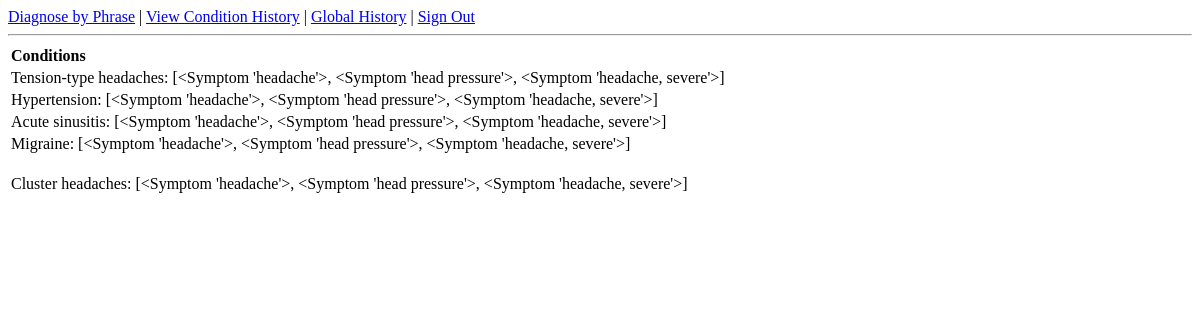
The page /globalhistory (signed in) on the database as committed earlier.
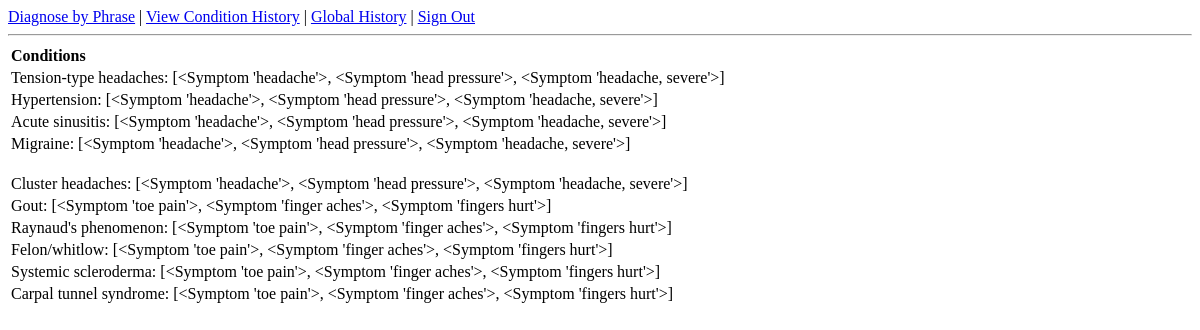
The same page on the database as committed later.
### app/models.py (models this page shows, shortened)
class Condition(db.Model):
    __tablename__ = 'conditions'
    id = db.Column(db.String(30), primary_key=True)
    name = db.Column(db.String(360))
    symptoms = db.relationship('Symptom',
                                 secondary=globalhistory,
                                 backref=db.backref('conditions', lazy='dynamic'),
                                 lazy='dynamic')
    def get_symptoms(self):
        return self.symptoms.all()

class Symptom(db.Model):
    __tablename__ = 'symptoms'
    id = db.Column(db.String(30), primary_key=True)
    label = db.Column(db.String(360), unique=True)
    def __repr__(self):
        return '<Symptom %r>' % (self.label)

### app/views.py (the view)
@app.route('/globalhistory')
@login_required
def globalhistory():
    all_conditions = Condition.query.all()
    return render_template('globalhistory.html', all_conditions=all_conditions)

### app/models.py (called while the page is built)
@login_manager.user_loader
def load_user(user_id):
    return User.query.get(int(user_id))

### app/views.py (called while the page is built)
@app.before_request
def before_request():
    g.user = current_user

### app/templates/globalhistory.html
{% extends "base.html" %}
{% block content %}
    <table>
        <tr><td><b>Conditions</b></td></tr>
        {% for condition in all_conditions %}
            <tr>
                {% if condition.get_symptoms()|length > 0 %}<td>{{ condition.name }}: {{ condition.get_symptoms() }}</td>{% endif %}
            </tr>
        {% endfor %}
    </table>
{% endblock %}

### app/templates/base.html (shortened to what this page needs)
<html>
  <head>
  </head>
  <body>
    {% if g.user.is_authenticated %}
        <a href="{{ url_for('searchphrases') }}">Diagnose by Phrase</a> |
        <a href="{{ url_for('conditionhistory') }}">View Condition History</a> |
        <a href="{{ url_for('globalhistory') }}">Global History</a> |
        <a href="{{ url_for('logout') }}">Sign Out</a>
    {% endif %}
    <hr>
    {% block content %}{% endblock %}
  </body>
</html>

Rows that differ between the two databases and show on the page:
added Condition: name "Gout", get_symptoms "[<Symptom 'toe pain'>, <Symptom 'finger aches'>, <Symptom 'fingers hurt'>]"
added Condition: name "Raynaud's phenomenon", get_symptoms "[<Symptom 'toe pain'>, <Symptom 'finger aches'>, <Symptom 'fingers hurt'>]"
added Condition: name "Felon/whitlow", get_symptoms "[<Symptom 'toe pain'>, <Symptom 'finger aches'>, <Symptom 'fingers hurt'>]"
added Condition: name "Systemic scleroderma", get_symptoms "[<Symptom 'toe pain'>, <Symptom 'finger aches'>, <Symptom 'fingers hurt'>]"
added Condition: name "Carpal tunnel syndrome", get_symptoms "[<Symptom 'toe pain'>, <Symptom 'finger aches'>, <Symptom 'fingers hurt'>]"
